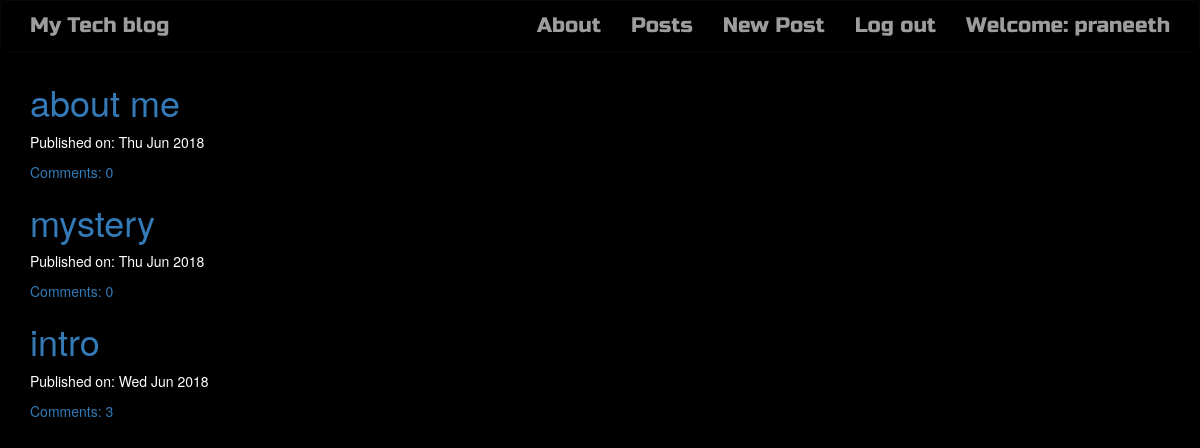
Page /postlist/ (signed in) on the committed database.
### blog/models.py (models this page shows, shortened)
class Post(models.Model):
    author = models.CharField(max_length=255)
    title = models.CharField(max_length=1000)
    text = models.TextField()
    created_date = models.DateTimeField(default=timezone.now)
    published_date = models.DateTimeField(blank=True, null=True)

### blog/views.py (the view)
# urls.py: url(r'^postlist/$', views.PostListView.as_view(), name='post_list'),
class PostListView(LoginRequiredMixin, ListView):
    login_url = '/login/'
    redirect_field_name = 'blog/post_list.html'
    model = Post
    def get_queryset(self):
        return Post.objects.filter(published_date__lte=timezone.now()).order_by('-published_date')

### blog/templates/blog/post_list.html
{% extends 'blog/base.html' %}
{% block content %}
<div class="centerstage">
    {% for post in post_list %}
        <div class="post">
            <h1><a href="{% url 'post_detail' pk=post.pk %}">{{ post.title }}</a></h1>
            <div class="date">
                <p>Published on: {{ post.published_date|date:"D M Y"}}</p>
            </div>
            <a href="{% url 'post_detail' pk=post.pk %}">Comments: {{ post.comments.count }}</a>
        </div>
    {% endfor %}
</div>
{% endblock %}

### blog/templates/blog/base.html (shortened to what this page needs)
<!DOCTYPE html>
{% load staticfiles %}
<html>
    <head>
        <link rel="stylesheet" href="https://maxcdn.bootstrapcdn.com/bootstrap/3.3.7/css/bootstrap.min.css">
        <link rel="stylesheet" href="https://maxcdn.bootstrapcdn.com/bootstrap/3.3.7/css/bootstrap-theme.min.css">
        <link rel="stylesheet" href="//cdn.jsdelivr.net/medium-editor/latest/css/medium-editor.min.css" type="text/css" media="screen" charset="utf-8">
        <link rel="stylesheet" href="{% static 'css/blog.css' %}">
<body class='loader'>
  <nav class="navbar navbar-inverse techfont custom-navbar" id="prime">
    <div class="container">
      <ul class="nav navbar-nav">
        <li><a class='navbar-brand bigbrand' href="{% url 'index' %}">My Tech blog</a></li>
      </ul>
      <ul class="nav navbar-nav navbar-right">
         <li><a href="{% url 'about'%}">About</a></li>
        {% if user.is_authenticated %}
        <li>
           <a href="{% url 'post_list' %}">Posts</a>
        </li>
      {% if user.is_staff %}
        <li>
          <a href="{% url 'post_new' %}" >New Post</a>
        </li>
          {% endif %}
        <li>
          <a href="{% url 'accounts:logout' %}" >Log out</a>
        </li>
        <li>
          <a >Welcome: {{ user.username }}</a>
        </li>
          {% else %}
          <li><a class='nav navbar-right' href="{% url 'accounts:login' %}" ><span class="glyphicon glyphicon-user"></span>Login</a></li>
        {% endif %}
      </ul>
  </div>
</nav>
        <div class="content container">
            <div class="row">
                <div class="col-md-8">
                  <div class="blog_posts">
                    {% block content %}
                    {% endblock %}
                  </div>
                </div>
            </div>
        </div>
</body>
</html>

### blog/static/css/blog.css (style rules this page uses)
.techfont { font-family: 'Russo One', sans-serif; font-size: 1.5em; margin-bottom: 10px; background: #000; }
.centerstage { margin-left: auto; margin-right: auto; }
.bigbrand { font-size: 1em; }
body { background-color: black; color:white; }

### rows in the picture
Post: title "about me", published_date "Thu Jun 2018", comments.count "0"
Post: title "mystery", published_date "Thu Jun 2018", comments.count "0"
Post: title "intro", published_date "Wed Jun 2018", comments.count "3"

### other values in the picture
{{ user.username }} "praneeth"
